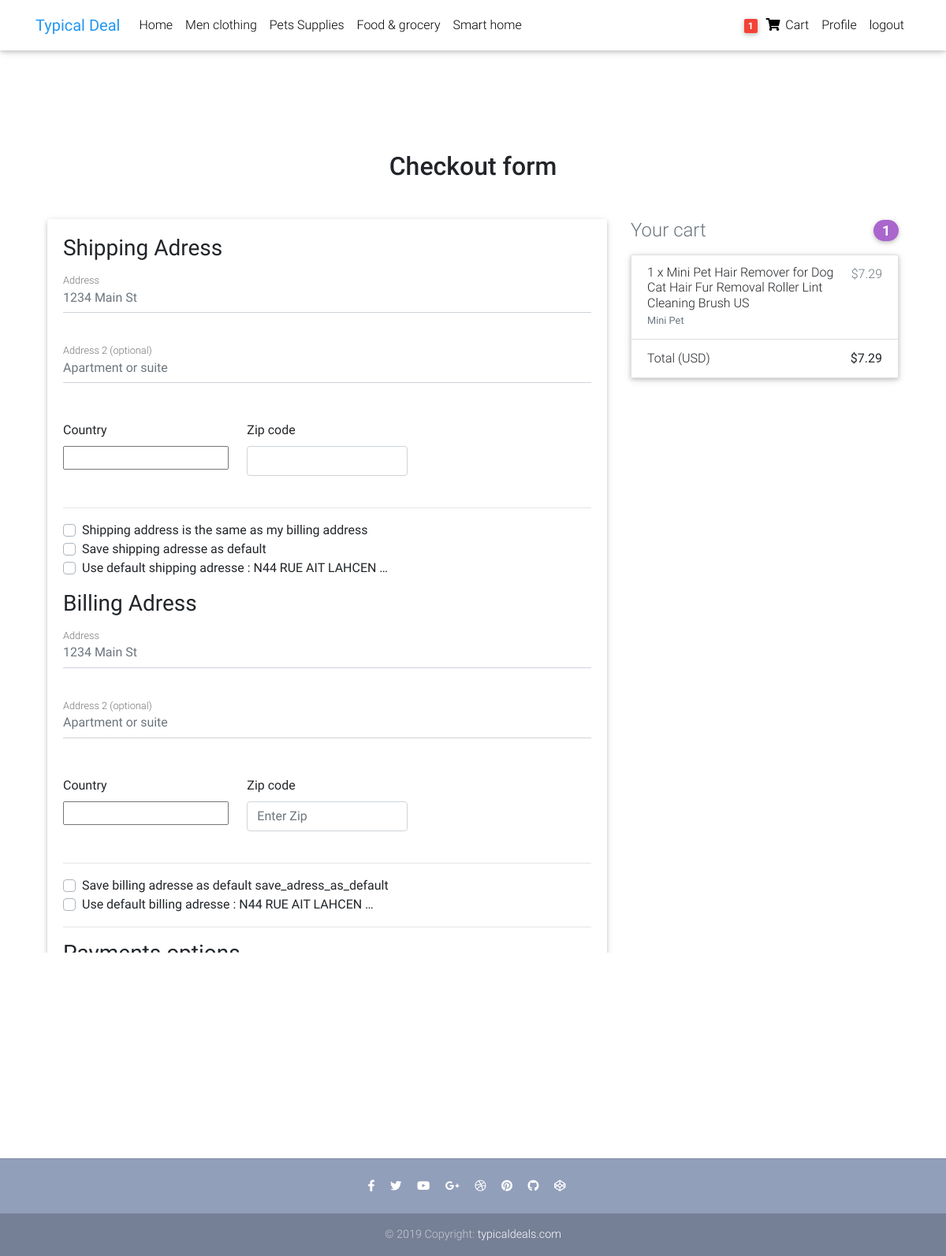
The app's page /checkout/ (signed in) with its own data.
### products/models.py (models this page shows, shortened)
class Category (models.Model):
    name = models.CharField(max_length=200)
    pramry_category = models.BooleanField(default=False)
    def __str__(self):
        return self.name

class Order(models.Model):
    user = models.ForeignKey(user, on_delete=models.CASCADE )
    number = models.CharField(max_length=20, null=True, blank=True)
    order_items = models.ManyToManyField(Cart)
    ordered = models.BooleanField(default=False)
    created = models.DateTimeField(auto_now_add=True)
    billing_adress = models.ForeignKey('Adresse' ,related_name='Billing' ,on_delete=models.SET_NULL , null = True, blank = True)
    shipping_adress = models.ForeignKey('Adresse' ,related_name='Shipping' ,on_delete=models.SET_NULL , null = True, blank = True)
    payment = models.ForeignKey('Payment' , on_delete=models.SET_NULL , null = True, blank = True)
    coupon = models.ForeignKey('Coupon' , on_delete=models.CASCADE, null=True, blank=True)
    refunded_requested = models.BooleanField(default=False)
    refund_accepted = models.BooleanField(default=False)
    been_deliverd = models.BooleanField(default=False)
    arrived = models.BooleanField(default=False)
    def get_total(self):
        order = 0
        for order_price in self.order_items.all():
            order += order_price.get_item_total()
        if self.coupon is not None :
             return order - self.coupon.amount
        else:
            return order

class Adresse(models.Model):
    user = models.ForeignKey(user, on_delete=models.CASCADE )
    email = models.ImageField()
    adress1 = models.CharField(max_length=300)
    adress2 = models.CharField(max_length=300)
    country = CountryField()
    zip_code = models.CharField(max_length=20)
    adresse_type = models.CharField(max_length=1,choices=ADDRESS_TYPES)
    defualt = models.BooleanField(null=True)

class Cart(models.Model):
    user = models.ForeignKey(user, on_delete=models.CASCADE )
    quantity = models.IntegerField(default=1)
    item = models.ForeignKey(Product, on_delete=models.CASCADE)
    ordered = models.BooleanField(default=False)
    def get_item_total(self):
        return self.item.price * self.quantity

class Product(models.Model):
    main_image = models.ImageField(upload_to='products_images', null=True, blank=True)
    name = models.CharField(max_length=300)
    sub_name = models.CharField(max_length=300)
    descraption = RichTextField()
    price = models.FloatField()
    descount_price = models.FloatField()
    label = models.CharField(choices=LABEL_COLOR, max_length=1)
    category = models.ForeignKey(Category, on_delete=models.CASCADE ,null=True, blank=True)

### products/views.py (the view, shortened to what this page needs)
# urls.py: path('checkout/',views.CheckoutView , name='checkout'),
@login_required
def CheckoutView(request):
    myform = CheckoutForm(request.POST or None)
    try:
        order = Order.objects.get(user=request.user, ordered = False)
        print(request.POST)
    except ObjectDoesNotExist:
        messages.info(request, 'you dont have any active order')
        return redirect ('/')
    context={
        'form':myform,
        'order':order
    }
    billing_adresse_qs = Adresse.objects.filter(
        user = request.user,
        adresse_type = 'B',
        defualt = True
    )
    if billing_adresse_qs.exists():
        context.update({'default_billing_adress':billing_adresse_qs[0]})
    shipping_adresse_qs = Adresse.objects.filter(
        user = request.user,
        adresse_type = 'S',
        defualt = True
    )
    if shipping_adresse_qs.exists():
        context.update({'default_shipping_adress':shipping_adresse_qs[0]})
    return render(request, 'products/checkout-page.html', context)

### products/templatetags/cart_count.py (called while the page is built)
@register.filter
def counter(user):
    order = Order.objects.filter(user=user, ordered=False)
    if order.exists():
        return order[0].order_items.count()
    else:
        return 0

### products/templatetags/main_m.py (called while the page is built)
@register.inclusion_tag('products/navbar.html')
def Ctegories():
    context = {
        'tagscategories': Category.objects.all(),
         }
    return context

### products/templates/products/checkout-page.html (shortened to what this page needs)
{% extends 'products/base.html' %}
{% block content %}
{% load cart_count %}
  <main class="mt-5 pt-4">
    <div class="container wow fadeIn">
      <h2 class="my-5 h2 text-center">Checkout form</h2>
      <div class="row">
        <div class="col-md-8 mb-4">
          <div class="card">
            <form class="card-body" method="POST">{% csrf_token %}
              <div class="shipping_form">
                <h3>Shipping Adress</h3>
              <div class="md-form mb-5">
                <input type="text" id="shipping_adress1" name='shipping_adress1'class="form-control" placeholder="1234 Main St">
                <label for="shipping_adress1" class="">Address</label>
              </div>
              <div class="md-form mb-5">
                <input type="text" id="shipping_adress2" name='shipping_adress2' class="form-control" placeholder="Apartment or suite">
                <label for="shipping_adress2" class="">Address 2 (optional)</label>
              </div>
              <div class="row">
                <div class="col-lg-4 col-md-12 mb-4">
                  <label for="shipping_country">Country</label>
                  {{form.shipping_country}}
                </div>
                <div class="col-lg-4 col-md-6 mb-4">
                  <label for="shipping_zip_code">Zip code</label>
                  <input type="text" class="form-control" id="shipping_zip_code" placeholder="" name='shipping_zip_code'>
                </div>
              </div>
              <hr>
              <div class="custom-control custom-checkbox">
                <label class="custom-control-label" for="use_same_shipping_adresse">Shipping address is the same as my billing address</label>
              </div>
              <div class="custom-control custom-checkbox">
                <label class="custom-control-label" for="save_shipping_adress">Save shipping adresse as default </label>
              </div>
              </div>
              {% if default_shipping_adress%}
              <div class="custom-control custom-checkbox">
                <label class="custom-control-label" for="use_default_shipping_adress">Use default shipping adresse : {{default_shipping_adress.adress1|truncatechars:20}} </label>
              </div>
              {% endif %}
              <div class="billing_form mt-3">
                <h3>Billing Adress</h3>
              <div class="md-form mb-5">
                {{ form.adress1 }}
                <label for="address" class="">Address</label>
              </div>
              <div class="md-form mb-5">
                {{ form.adress2 }}
                <label for="address-2" class="">Address 2 (optional)</label>
              </div>
              <div class="row">
                <div class="col-lg-4 col-md-12 mb-4">
                  <label for="country">Country</label>
                  {{form.country}}
                </div>
                <div class="col-lg-4 col-md-6 mb-4">
                  <label for="zip">Zip code</label>
                  {{ form.zip_code }}
                </div>
              </div>
              <hr>
              <div class="custom-control custom-checkbox">
                <label class="custom-control-label" for="same-address">Save billing adresse as default save_adress_as_default</label>
              </div>
              {% if default_billing_adress  %}
              <div class="custom-control custom-checkbox">
                <label class="custom-control-label" for="save-info">Use default billing adresse : {{default_billing_adress.adress1|truncatechars:20}}</label>
              </div>
              {% endif %}
              </div>
              <hr>
              <h3>Payments options</h3>
              {% for name, value in form.fields.payment_method.choices %}
              <div class="d-block my-3">
                <div class="custom-control custom-radio">
                  <label class="custom-control-label" for="{{value}}">{{value}}</label>
                </div>
              </div>
             {% endfor %}
              <hr class="mb-4">
              <button class="btn btn-primary btn-lg btn-block" type="submit">Continue to checkout</button>
          </div>
        </div>
        <div class="col-md-4 mb-4">
          <h4 class="d-flex justify-content-between align-items-center mb-3">
            <span class="text-muted">Your cart</span>
            <span class="badge badge-secondary badge-pill">{{ request.user|counter }}</span>
          </h4>
          <ul class="list-group mb-3 z-depth-1">
            {% for order_item in  order.order_items.all %}
            <li class="list-group-item d-flex justify-content-between lh-condensed">
              <div>
                <h6 class="my-0">{{order_item.quantity}} x {{order_item.item.name}}</h6>
                <small class="text-muted">{{order_item.item.sub_name}}</small>
              </div>
              <span class="text-muted">${{order_item.item.price}}</span>
            </li>
            {% endfor  %}
            <li class="list-group-item d-flex justify-content-between">
              <span>Total (USD)</span>
              <strong>${{order.get_total}}</strong>
            </li>
          </ul>
        </div>
      </div>
    </div>
  </main>
{% endblock %}

### products/templates/products/base.html (shortened to what this page needs)
{% load static %}
{% load cart_count %}
{% load main_m %}
<!DOCTYPE html>
<html lang="en">
<head>
  <link rel="stylesheet" href="https://use.fontawesome.com/releases/v5.11.2/css/all.css">
  <link href="{% static 'products/css/bootstrap.min.css' %}" rel="stylesheet">
  <link href="{% static 'products/css/mdb.min.css' %}" rel="stylesheet %}" >
  <link href="{% static 'products/css/style.min.css' %}" rel="stylesheet %}">
</head>
<body>
  <nav class="navbar fixed-top navbar-expand-lg navbar-light white scrolling-navbar">
    <div class="container">
      <a class="navbar-brand " href="{% url 'core:home' %}" >
        <strong class="blue-text">Typical Deal</strong>
      </a>
      <div class="collapse navbar-collapse" id="navbarSupportedContent">
        <ul class="navbar-nav mr-auto">
          <li class="nav-item ">
            <a class="nav-link waves-effect" href="{% url 'core:home' %}" >Home
            </a>
          </li>
          {% Ctegories %}
        </ul>
        <ul class="navbar-nav nav-flex-icons">
          {% if request.user.is_authenticated %}
          <li class="nav-item">
            <a class="nav-link waves-effect" href="{% url 'core:cart' %}">
              <span class="badge red z-depth-1 mr-1"> {{ request.user|counter }} </span>
              <i class="fas fa-shopping-cart"></i>
              <span class="clearfix d-none d-sm-inline-block"> Cart </span>
            </a>
          </li>
          <li class="nav-item">
            <a class="nav-link waves-effect" href="{% url 'core:profile' request.user.user_profile.id %}">Profile</a>
          </li>
          <li class="nav-item">
            <a class="nav-link waves-effect" href="/accounts/logout">logout</a>
          </li>
          {% endif %}
        </ul>
      </div>
    </div>
  </nav>
  <main >
    <div class="container mt-5 pt-4">
      {% block content %}
      {% endblock %}
    </div>
  </main>
  <footer class="page-footer text-center font-small mt-4 wow fadeIn">
    <hr class="my-4">
    <div class="pb-4">
      <a href="https://www.facebook.com/mdbootstrap" target="_blank">
        <i class="fab fa-facebook-f mr-3"></i>
      </a>
      <a href="https://twitter.com/MDBootstrap" target="_blank">
        <i class="fab fa-twitter mr-3"></i>
      </a>
      <a href="https://www.youtube.com/watch?v=7MUISDJ5ZZ4" target="_blank">
        <i class="fab fa-youtube mr-3"></i>
      </a>
      <a href="https://plus.google.com/u/0/b/107863090883699620484" target="_blank">
        <i class="fab fa-google-plus-g mr-3"></i>
      </a>
      <a href="https://dribbble.com/mdbootstrap" target="_blank">
        <i class="fab fa-dribbble mr-3"></i>
      </a>
      <a href="https://pinterest.com/mdbootstrap" target="_blank">
        <i class="fab fa-pinterest mr-3"></i>
      </a>
      <a href="https://github.com/mdbootstrap/bootstrap-material-design" target="_blank">
        <i class="fab fa-github mr-3"></i>
      </a>
      <a href="http://codepen.io/mdbootstrap/" target="_blank">
        <i class="fab fa-codepen mr-3"></i>
      </a>
    </div>
    <div class="footer-copyright py-3">
      © 2019 Copyright:
      <a href="https://mdbootstrap.com/education/bootstrap/" target="_blank"> typicaldeals.com </a>
    </div>
  </footer>
</body>
</html>

### products/templates/products/navbar.html
{% load main_m %}
{% for category in tagscategories %}
<li class="nav-item">
    <a class="nav-link waves-effect" href="{% url 'core:productsoncategory' category.name %}" >{{category}}</a>
</li>
{% endfor %}

### products/templates/products/base.html (style rules this page uses)
html, body, header, .carousel { height: 60vh; }

### records on screen
Category: name "Men clothing"
Category: name "Pets Supplies"
Category: name "Food & grocery"
Category: name "Smart home"
Adresse: adress1 "N44 RUE AIT LAHCEN …"
Adresse: adress1 "N44 RUE AIT LAHCEN …"
Cart: quantity "1", item.name "Mini Pet Hair Remover for Dog Cat Hair Fur Removal Roller Lint Cleaning Brush US", item.sub_name "Mini Pet", item.price "7.29"
Order: get_total "7.29"

### other values on screen
{{ request.user|counter }} "1"
